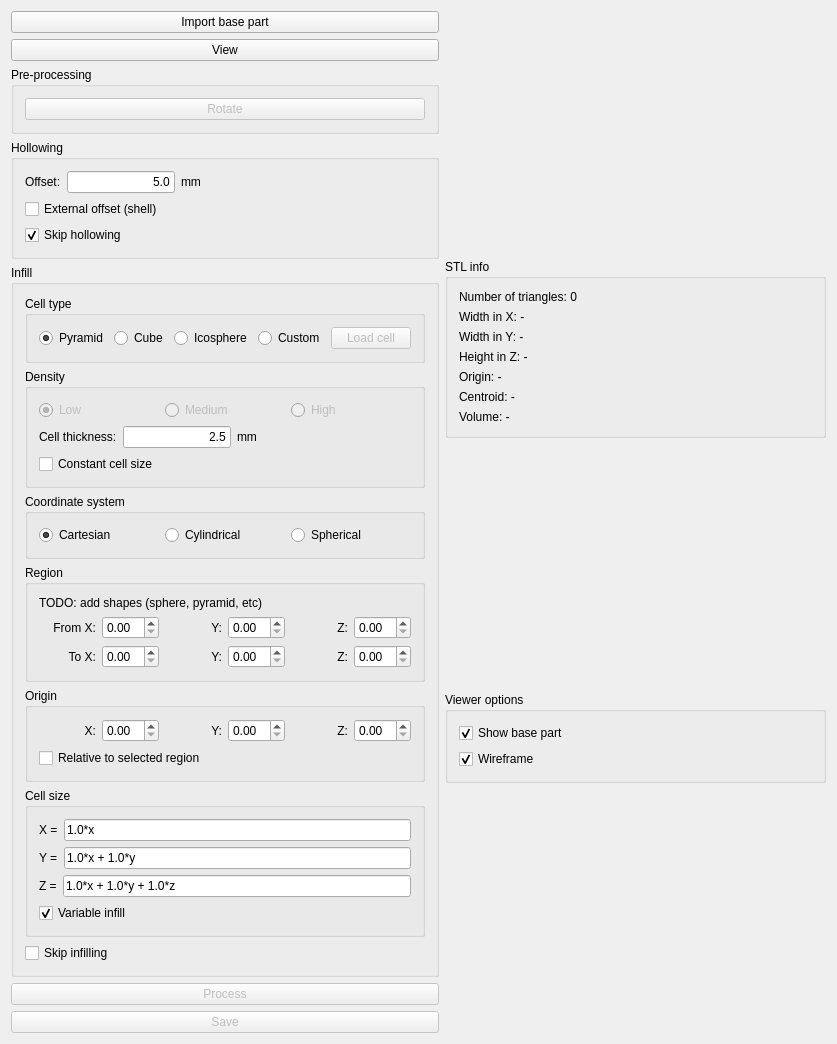
<?xml version="1.0" encoding="UTF-8"?>
<ui version="4.0">
 <class>MainWindow</class>
 <widget class="QMainWindow" name="MainWindow">
  <property name="windowModality">
   <enum>Qt::WindowModal</enum>
  </property>
  <property name="geometry">
   <rect>
    <x>0</x>
    <y>0</y>
    <width>837</width>
    <height>916</height>
   </rect>
  </property>
  <property name="windowTitle">
   <string>STL Editor</string>
  </property>
  <property name="locale">
   <locale language="English" country="Canada"/>
  </property>
  <widget class="QWidget" name="centralWidget">
   <layout class="QHBoxLayout" name="horizontalLayout_2">
    <item>
     <layout class="QVBoxLayout" name="verticalLayout">
      <item>
       <widget class="QPushButton" name="pushButton_importBase">
        <property name="text">
         <string>Import base part</string>
        </property>
       </widget>
      </item>
      <item>
       <widget class="QPushButton" name="pushButton_view">
        <property name="text">
         <string>View</string>
        </property>
       </widget>
      </item>
      <item>
       <widget class="QGroupBox" name="groupBox">
        <property name="sizePolicy">
         <sizepolicy hsizetype="Preferred" vsizetype="Fixed">
          <horstretch>0</horstretch>
          <verstretch>0</verstretch>
         </sizepolicy>
        </property>
        <property name="title">
         <string>Pre-processing</string>
        </property>
        <layout class="QHBoxLayout" name="horizontalLayout_3">
         <item>
          <widget class="QPushButton" name="pushButton_rotateBase">
           <property name="enabled">
            <bool>false</bool>
           </property>
           <property name="text">
            <string>Rotate</string>
           </property>
          </widget>
         </item>
        </layout>
       </widget>
      </item>
      <item>
       <widget class="QGroupBox" name="groupBox_hollowing">
        <property name="sizePolicy">
         <sizepolicy hsizetype="Preferred" vsizetype="Fixed">
          <horstretch>0</horstretch>
          <verstretch>0</verstretch>
         </sizepolicy>
        </property>
        <property name="title">
         <string>Hollowing</string>
        </property>
        <layout class="QVBoxLayout" name="verticalLayout_2">
         <item>
          <layout class="QHBoxLayout" name="horizontalLayout_5">
           <item>
            <widget class="QLabel" name="label_4">
             <property name="sizePolicy">
              <sizepolicy hsizetype="Fixed" vsizetype="Preferred">
               <horstretch>0</horstretch>
               <verstretch>0</verstretch>
              </sizepolicy>
             </property>
             <property name="text">
              <string>Offset:</string>
             </property>
            </widget>
           </item>
           <item>
            <widget class="QLineEdit" name="lineEdit_hollowingOffset">
             <property name="sizePolicy">
              <sizepolicy hsizetype="Fixed" vsizetype="Fixed">
               <horstretch>0</horstretch>
               <verstretch>0</verstretch>
              </sizepolicy>
             </property>
             <property name="text">
              <string>5.0</string>
             </property>
             <property name="alignment">
              <set>Qt::AlignRight|Qt::AlignTrailing|Qt::AlignVCenter</set>
             </property>
            </widget>
           </item>
           <item>
            <widget class="QLabel" name="label_offsetUnit">
             <property name="text">
              <string>mm</string>
             </property>
            </widget>
           </item>
          </layout>
         </item>
         <item>
          <widget class="QCheckBox" name="checkBox_shell">
           <property name="text">
            <string>External offset (shell)</string>
           </property>
          </widget>
         </item>
         <item>
          <widget class="QCheckBox" name="checkBox_skipHollowing">
           <property name="text">
            <string>Skip hollowing</string>
           </property>
           <property name="checked">
            <bool>true</bool>
           </property>
          </widget>
         </item>
        </layout>
       </widget>
      </item>
      <item>
       <widget class="QGroupBox" name="groupBox_infill">
        <property name="sizePolicy">
         <sizepolicy hsizetype="Preferred" vsizetype="Fixed">
          <horstretch>0</horstretch>
          <verstretch>0</verstretch>
         </sizepolicy>
        </property>
        <property name="title">
         <string>Infill</string>
        </property>
        <layout class="QVBoxLayout" name="verticalLayout_3">
         <item>
          <widget class="QGroupBox" name="groupBox_cellType">
           <property name="title">
            <string>Cell type</string>
           </property>
           <layout class="QHBoxLayout" name="horizontalLayout_4">
            <item>
             <layout class="QHBoxLayout" name="horizontalLayout_6">
              <item>
               <widget class="QRadioButton" name="radioButton_cellType_pyramid">
                <property name="text">
                 <string>Pyramid</string>
                </property>
                <property name="checked">
                 <bool>true</bool>
                </property>
                <property name="autoExclusive">
                 <bool>true</bool>
                </property>
               </widget>
              </item>
              <item>
               <widget class="QRadioButton" name="radioButton_cellType_cube">
                <property name="text">
                 <string>Cube</string>
                </property>
               </widget>
              </item>
              <item>
               <widget class="QRadioButton" name="radioButton_cellType_icosphere">
                <property name="text">
                 <string>Icosphere</string>
                </property>
               </widget>
              </item>
              <item>
               <widget class="QRadioButton" name="radioButton_cellType_custom">
                <property name="text">
                 <string>Custom</string>
                </property>
               </widget>
              </item>
              <item>
               <widget class="QPushButton" name="pushButton_loadCell">
                <property name="enabled">
                 <bool>false</bool>
                </property>
                <property name="text">
                 <string>Load cell</string>
                </property>
               </widget>
              </item>
             </layout>
            </item>
           </layout>
          </widget>
         </item>
         <item>
          <widget class="QGroupBox" name="groupBox_infillDensity">
           <property name="enabled">
            <bool>true</bool>
           </property>
           <property name="title">
            <string>Density</string>
           </property>
           <layout class="QVBoxLayout" name="verticalLayout_4">
            <item>
             <layout class="QHBoxLayout" name="horizontalLayout_7">
              <item>
               <widget class="QRadioButton" name="radioButton_density_low">
                <property name="enabled">
                 <bool>false</bool>
                </property>
                <property name="text">
                 <string>Low</string>
                </property>
                <property name="checked">
                 <bool>true</bool>
                </property>
               </widget>
              </item>
              <item>
               <widget class="QRadioButton" name="radioButton_density_medium">
                <property name="enabled">
                 <bool>false</bool>
                </property>
                <property name="text">
                 <string>Medium</string>
                </property>
               </widget>
              </item>
              <item>
               <widget class="QRadioButton" name="radioButton_density_high">
                <property name="enabled">
                 <bool>false</bool>
                </property>
                <property name="text">
                 <string>High</string>
                </property>
               </widget>
              </item>
             </layout>
            </item>
            <item>
             <layout class="QHBoxLayout" name="horizontalLayout">
              <item>
               <widget class="QLabel" name="label">
                <property name="sizePolicy">
                 <sizepolicy hsizetype="Fixed" vsizetype="Preferred">
                  <horstretch>0</horstretch>
                  <verstretch>0</verstretch>
                 </sizepolicy>
                </property>
                <property name="text">
                 <string>Cell thickness:</string>
                </property>
               </widget>
              </item>
              <item>
               <widget class="QLineEdit" name="lineEdit_cellThickness">
                <property name="sizePolicy">
                 <sizepolicy hsizetype="Fixed" vsizetype="Fixed">
                  <horstretch>0</horstretch>
                  <verstretch>0</verstretch>
                 </sizepolicy>
                </property>
                <property name="text">
                 <string>2.5</string>
                </property>
                <property name="alignment">
                 <set>Qt::AlignRight|Qt::AlignTrailing|Qt::AlignVCenter</set>
                </property>
               </widget>
              </item>
              <item>
               <widget class="QLabel" name="label_cellUnit">
                <property name="text">
                 <string>mm</string>
                </property>
               </widget>
              </item>
             </layout>
            </item>
            <item>
             <widget class="QCheckBox" name="checkBox_constantCellSize">
              <property name="text">
               <string>Constant cell size</string>
              </property>
             </widget>
            </item>
           </layout>
          </widget>
         </item>
         <item>
          <widget class="QGroupBox" name="groupBox_infillCoordinateSystem">
           <property name="title">
            <string>Coordinate system</string>
           </property>
           <layout class="QHBoxLayout" name="horizontalLayout_8">
            <item>
             <widget class="QRadioButton" name="radioButton_infillCoordinateSystem_cartesian">
              <property name="text">
               <string>Cartesian</string>
              </property>
              <property name="checked">
               <bool>true</bool>
              </property>
             </widget>
            </item>
            <item>
             <widget class="QRadioButton" name="radioButton_infillCoordinateSystem_cylindrical">
              <property name="text">
               <string>Cylindrical</string>
              </property>
              <property name="checked">
               <bool>false</bool>
              </property>
             </widget>
            </item>
            <item>
             <widget class="QRadioButton" name="radioButton_infillCoordinateSystem_spherical">
              <property name="text">
               <string>Spherical</string>
              </property>
             </widget>
            </item>
           </layout>
          </widget>
         </item>
         <item>
          <widget class="QGroupBox" name="groupBox_infill_region">
           <property name="title">
            <string>Region</string>
           </property>
           <layout class="QVBoxLayout" name="verticalLayout_9">
            <item>
             <widget class="QLabel" name="label_15">
              <property name="text">
               <string>TODO: add shapes (sphere, pyramid, etc)</string>
              </property>
             </widget>
            </item>
            <item>
             <layout class="QHBoxLayout" name="horizontalLayout_region_from">
              <item>
               <widget class="QLabel" name="label_9">
                <property name="text">
                 <string>From X:</string>
                </property>
                <property name="alignment">
                 <set>Qt::AlignRight|Qt::AlignTrailing|Qt::AlignVCenter</set>
                </property>
               </widget>
              </item>
              <item>
               <widget class="QDoubleSpinBox" name="doubleSpinBox_region_fromX">
                <property name="enabled">
                 <bool>true</bool>
                </property>
               </widget>
              </item>
              <item>
               <widget class="QLabel" name="label_10">
                <property name="text">
                 <string>Y:</string>
                </property>
                <property name="alignment">
                 <set>Qt::AlignRight|Qt::AlignTrailing|Qt::AlignVCenter</set>
                </property>
               </widget>
              </item>
              <item>
               <widget class="QDoubleSpinBox" name="doubleSpinBox_region_fromY">
                <property name="enabled">
                 <bool>true</bool>
                </property>
               </widget>
              </item>
              <item>
               <widget class="QLabel" name="label_11">
                <property name="text">
                 <string>Z:</string>
                </property>
                <property name="alignment">
                 <set>Qt::AlignRight|Qt::AlignTrailing|Qt::AlignVCenter</set>
                </property>
               </widget>
              </item>
              <item>
               <widget class="QDoubleSpinBox" name="doubleSpinBox_region_fromZ">
                <property name="enabled">
                 <bool>true</bool>
                </property>
               </widget>
              </item>
             </layout>
            </item>
            <item>
             <layout class="QHBoxLayout" name="horizontalLayout_region_to">
              <item>
               <widget class="QLabel" name="label_12">
                <property name="text">
                 <string>To X:</string>
                </property>
                <property name="alignment">
                 <set>Qt::AlignRight|Qt::AlignTrailing|Qt::AlignVCenter</set>
                </property>
               </widget>
              </item>
              <item>
               <widget class="QDoubleSpinBox" name="doubleSpinBox_region_toX">
                <property name="enabled">
                 <bool>true</bool>
                </property>
               </widget>
              </item>
              <item>
               <widget class="QLabel" name="label_13">
                <property name="text">
                 <string>Y:</string>
                </property>
                <property name="alignment">
                 <set>Qt::AlignRight|Qt::AlignTrailing|Qt::AlignVCenter</set>
                </property>
               </widget>
              </item>
              <item>
               <widget class="QDoubleSpinBox" name="doubleSpinBox_region_toY">
                <property name="enabled">
                 <bool>true</bool>
                </property>
               </widget>
              </item>
              <item>
               <widget class="QLabel" name="label_14">
                <property name="text">
                 <string>Z:</string>
                </property>
                <property name="alignment">
                 <set>Qt::AlignRight|Qt::AlignTrailing|Qt::AlignVCenter</set>
                </property>
               </widget>
              </item>
              <item>
               <widget class="QDoubleSpinBox" name="doubleSpinBox_region_toZ">
                <property name="enabled">
                 <bool>true</bool>
                </property>
               </widget>
              </item>
             </layout>
            </item>
           </layout>
          </widget>
         </item>
         <item>
          <widget class="QGroupBox" name="groupBox_2">
           <property name="title">
            <string>Origin</string>
           </property>
           <layout class="QVBoxLayout" name="verticalLayout_7">
            <item>
             <layout class="QHBoxLayout" name="horizontalLayout_10">
              <item>
               <widget class="QLabel" name="label_2">
                <property name="text">
                 <string>X:</string>
                </property>
                <property name="alignment">
                 <set>Qt::AlignRight|Qt::AlignTrailing|Qt::AlignVCenter</set>
                </property>
               </widget>
              </item>
              <item>
               <widget class="QDoubleSpinBox" name="doubleSpinBox_infill_originX">
                <property name="enabled">
                 <bool>true</bool>
                </property>
               </widget>
              </item>
              <item>
               <widget class="QLabel" name="label_3">
                <property name="text">
                 <string>Y:</string>
                </property>
                <property name="alignment">
                 <set>Qt::AlignRight|Qt::AlignTrailing|Qt::AlignVCenter</set>
                </property>
               </widget>
              </item>
              <item>
               <widget class="QDoubleSpinBox" name="doubleSpinBox_infill_originY">
                <property name="enabled">
                 <bool>true</bool>
                </property>
               </widget>
              </item>
              <item>
               <widget class="QLabel" name="label_5">
                <property name="text">
                 <string>Z:</string>
                </property>
                <property name="alignment">
                 <set>Qt::AlignRight|Qt::AlignTrailing|Qt::AlignVCenter</set>
                </property>
               </widget>
              </item>
              <item>
               <widget class="QDoubleSpinBox" name="doubleSpinBox_infill_originZ">
                <property name="enabled">
                 <bool>true</bool>
                </property>
               </widget>
              </item>
             </layout>
            </item>
            <item>
             <widget class="QCheckBox" name="checkBox">
              <property name="text">
               <string>Relative to selected region</string>
              </property>
             </widget>
            </item>
           </layout>
          </widget>
         </item>
         <item>
          <widget class="QGroupBox" name="groupBox_3">
           <property name="title">
            <string>Cell size</string>
           </property>
           <layout class="QVBoxLayout" name="verticalLayout_8">
            <item>
             <layout class="QHBoxLayout" name="horizontalLayout_9">
              <item>
               <widget class="QLabel" name="label_6">
                <property name="sizePolicy">
                 <sizepolicy hsizetype="Fixed" vsizetype="Preferred">
                  <horstretch>0</horstretch>
                  <verstretch>0</verstretch>
                 </sizepolicy>
                </property>
                <property name="text">
                 <string>X =</string>
                </property>
               </widget>
              </item>
              <item>
               <widget class="QLineEdit" name="lineEdit_cellSizeX">
                <property name="sizePolicy">
                 <sizepolicy hsizetype="Preferred" vsizetype="Fixed">
                  <horstretch>0</horstretch>
                  <verstretch>0</verstretch>
                 </sizepolicy>
                </property>
                <property name="text">
                 <string>1.0*x</string>
                </property>
               </widget>
              </item>
             </layout>
            </item>
            <item>
             <layout class="QHBoxLayout" name="horizontalLayout_11">
              <item>
               <widget class="QLabel" name="label_7">
                <property name="sizePolicy">
                 <sizepolicy hsizetype="Fixed" vsizetype="Preferred">
                  <horstretch>0</horstretch>
                  <verstretch>0</verstretch>
                 </sizepolicy>
                </property>
                <property name="text">
                 <string>Y =</string>
                </property>
               </widget>
              </item>
              <item>
               <widget class="QLineEdit" name="lineEdit_cellSizeY">
                <property name="sizePolicy">
                 <sizepolicy hsizetype="Preferred" vsizetype="Fixed">
                  <horstretch>0</horstretch>
                  <verstretch>0</verstretch>
                 </sizepolicy>
                </property>
                <property name="text">
                 <string>1.0*x + 1.0*y</string>
                </property>
               </widget>
              </item>
             </layout>
            </item>
            <item>
             <layout class="QHBoxLayout" name="horizontalLayout_12">
              <item>
               <widget class="QLabel" name="label_8">
                <property name="sizePolicy">
                 <sizepolicy hsizetype="Fixed" vsizetype="Preferred">
                  <horstretch>0</horstretch>
                  <verstretch>0</verstretch>
                 </sizepolicy>
                </property>
                <property name="text">
                 <string>Z =</string>
                </property>
               </widget>
              </item>
              <item>
               <widget class="QLineEdit" name="lineEdit_cellSizeZ">
                <property name="sizePolicy">
                 <sizepolicy hsizetype="Preferred" vsizetype="Fixed">
                  <horstretch>0</horstretch>
                  <verstretch>0</verstretch>
                 </sizepolicy>
                </property>
                <property name="text">
                 <string>1.0*x + 1.0*y + 1.0*z</string>
                </property>
               </widget>
              </item>
             </layout>
            </item>
            <item>
             <widget class="QCheckBox" name="checkBox_variableInfill">
              <property name="text">
               <string>Variable infill</string>
              </property>
              <property name="checked">
               <bool>true</bool>
              </property>
             </widget>
            </item>
           </layout>
          </widget>
         </item>
         <item>
          <widget class="QCheckBox" name="checkBox_skipInfilling">
           <property name="text">
            <string>Skip infilling</string>
           </property>
           <property name="checked">
            <bool>false</bool>
           </property>
          </widget>
         </item>
        </layout>
       </widget>
      </item>
      <item>
       <widget class="QPushButton" name="pushButton_process">
        <property name="enabled">
         <bool>false</bool>
        </property>
        <property name="text">
         <string>Process</string>
        </property>
       </widget>
      </item>
      <item>
       <widget class="QPushButton" name="pushButton_save">
        <property name="enabled">
         <bool>false</bool>
        </property>
        <property name="text">
         <string>Save</string>
        </property>
       </widget>
      </item>
     </layout>
    </item>
    <item>
     <layout class="QVBoxLayout" name="verticalLayout_viewer">
      <item>
       <widget class="QGroupBox" name="groupBox_STLInfo">
        <property name="sizePolicy">
         <sizepolicy hsizetype="Preferred" vsizetype="Fixed">
          <horstretch>0</horstretch>
          <verstretch>0</verstretch>
         </sizepolicy>
        </property>
        <property name="title">
         <string>STL info</string>
        </property>
        <layout class="QVBoxLayout" name="verticalLayout_6">
         <item>
          <widget class="QLabel" name="label_nTriangles">
           <property name="sizePolicy">
            <sizepolicy hsizetype="Preferred" vsizetype="Minimum">
             <horstretch>0</horstretch>
             <verstretch>0</verstretch>
            </sizepolicy>
           </property>
           <property name="text">
            <string>Number of triangles: 0</string>
           </property>
          </widget>
         </item>
         <item>
          <widget class="QLabel" name="labelWidthX">
           <property name="text">
            <string>Width in X: -</string>
           </property>
          </widget>
         </item>
         <item>
          <widget class="QLabel" name="labelWidthY">
           <property name="text">
            <string>Width in Y: -</string>
           </property>
          </widget>
         </item>
         <item>
          <widget class="QLabel" name="labelHeightZ">
           <property name="text">
            <string>Height in Z: -</string>
           </property>
          </widget>
         </item>
         <item>
          <widget class="QLabel" name="label_baseOrigin">
           <property name="text">
            <string>Origin: -</string>
           </property>
          </widget>
         </item>
         <item>
          <widget class="QLabel" name="label_baseCentroid">
           <property name="text">
            <string>Centroid: -</string>
           </property>
          </widget>
         </item>
         <item>
          <widget class="QLabel" name="label_baseVolume">
           <property name="text">
            <string>Volume: -</string>
           </property>
          </widget>
         </item>
        </layout>
       </widget>
      </item>
      <item>
       <widget class="QGroupBox" name="groupBox_viewerOptions">
        <property name="sizePolicy">
         <sizepolicy hsizetype="Preferred" vsizetype="Fixed">
          <horstretch>0</horstretch>
          <verstretch>0</verstretch>
         </sizepolicy>
        </property>
        <property name="title">
         <string>Viewer options</string>
        </property>
        <layout class="QVBoxLayout" name="verticalLayout_5">
         <item>
          <widget class="QCheckBox" name="checkBox_basePart">
           <property name="text">
            <string>Show base part</string>
           </property>
           <property name="checked">
            <bool>true</bool>
           </property>
          </widget>
         </item>
         <item>
          <widget class="QCheckBox" name="checkBox_wireframe">
           <property name="text">
            <string>Wireframe</string>
           </property>
           <property name="checked">
            <bool>true</bool>
           </property>
          </widget>
         </item>
        </layout>
       </widget>
      </item>
     </layout>
    </item>
   </layout>
  </widget>
 </widget>
 <layoutdefault spacing="6" margin="11"/>
 <resources/>
 <connections/>
</ui>
